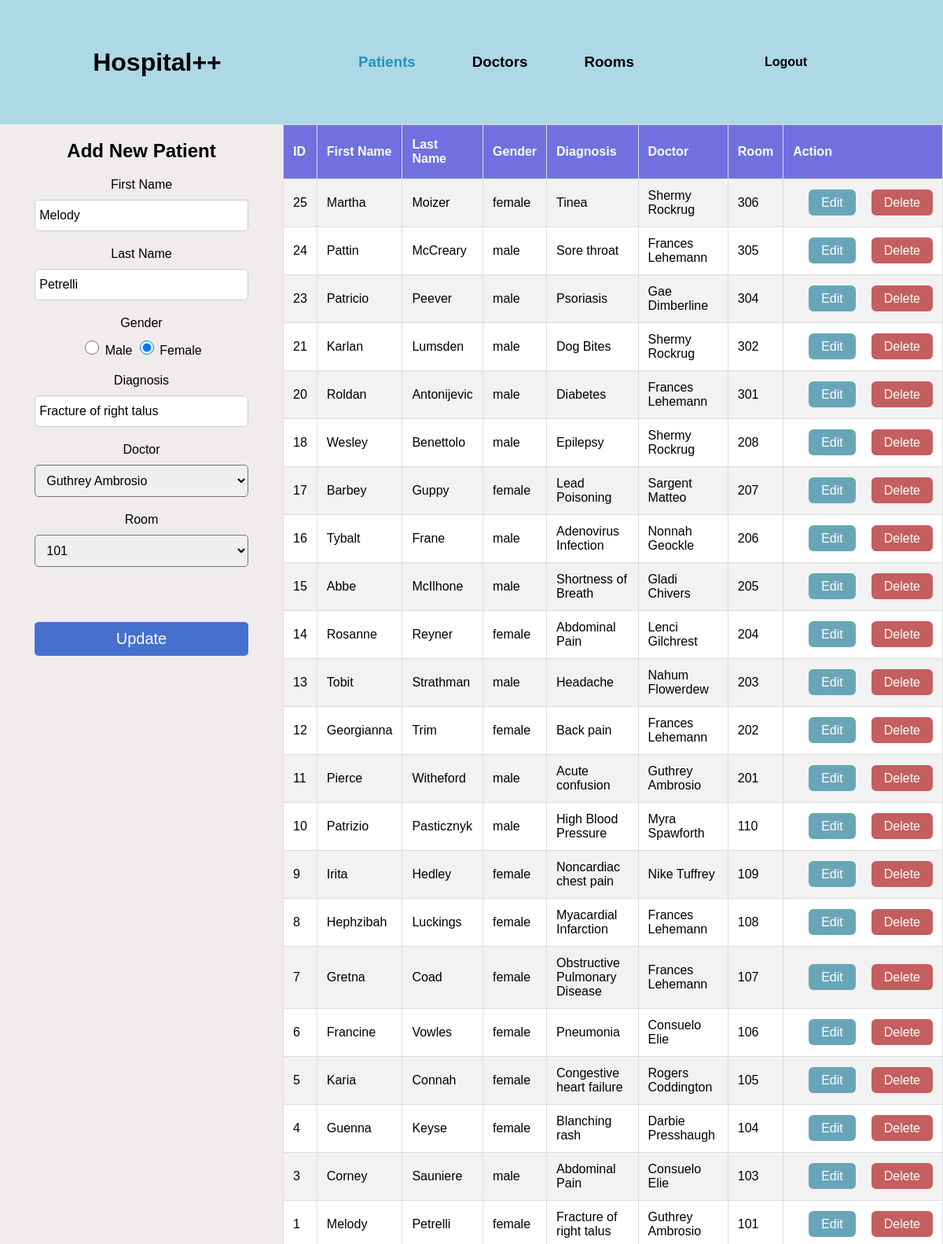
The page /HospitalSystem/patients.php?edit=1 (signed in) on the database its author committed.
### tables this page shows
CREATE TABLE `patient` (
  `id` int(11) NOT NULL,
  `first_name` varchar(40) NOT NULL,
  `last_name` varchar(40) NOT NULL,
  `gender` varchar(6) NOT NULL,
  `diagnosis` varchar(40) NOT NULL
);

CREATE TABLE `room_patient` (
  `room_number` int(11) NOT NULL,
  `patient_id` int(11) NOT NULL
);

CREATE TABLE `doctor` (
  `id` int(11) NOT NULL,
  `first_name` varchar(40) NOT NULL,
  `last_name` varchar(40) NOT NULL
);

CREATE TABLE `room` (
  `number` int(11) NOT NULL,
  `availability` varchar(3) NOT NULL
);

### HospitalSystem/patients.php (the view, shortened to what this page needs)
<?php
  if (isset($_SESSION['user_id'])) {
    $fname = "";
    $lname = "";
    $diagnosis = "";
    $doctor = "";
    $room = "";
    $gender = "male";
    $update = false;
    $con = mysqli_connect("localhost", "root", "", "hospital_database");
    if (isset($_GET["edit"])){
      $id = $_GET["edit"];
      $update = true;
      $sql = "SELECT * FROM patient WHERE id = $id";
      $result = mysqli_query($con, $sql);
        $row = $result->fetch_array();
        $id = $row["id"];
        $fname = $row["first_name"];
        $lname = $row["last_name"];
        $gender = $row["gender"];
        $diagnosis = $row["diagnosis"];
      $sql = "SELECT room_number FROM room_patient WHERE patient_id = $id";
      $result = mysqli_query($con, $sql);
      $row = $result->fetch_array();
      $room = $row[0];
      $sql = "SELECT doctor_id FROM doctor_patient WHERE patient_id = $id";
      $result = mysqli_query($con, $sql);
      $row = $result->fetch_array();
      $doctor = $row[0];
    }
  } else {
      header("Location: login.php");
  }
?>
<html>
  <head>
    <link rel="stylesheet" type="text/css" href="css/main.css">
  </head>
  <body>
    <div class="header-menu">
      <div class="brand">
        <h1><a href="dashboard.php">Hospital++</a></h1>
      </div>
      <div class="options">
        <h3><a href="patients.php"><span class="current">Patients</span></a></h3>
        <h3><a href="doctors.php">Doctors</a></h3>
        <h3><a href="rooms.php">Rooms</a></h3>
      </div>
      <div class="logout">
        <h4><a href="logout.php">Logout</a></h4>
      </div>
    </div>
    <div class="main-content">
      <div class="bg-image-patients bg-image"></div>
      <div class="content">
        <div class="form">
          <h2>Add New Patient</h2>
          <form action="process_patient.php" method="POST">
            <label>First Name</label>
            <input type="text" placeholder="First Name" name="fname" value="<?php print $fname ?>"><br>
            <label>Last Name</label>
            <input type="text" placeholder="Last Name" name="lname" value="<?php print $lname ?>"><br>
            <label>Gender</label><br>
            <div class="radio-group">
              <?php
                if ($gender == "male"){
                  print "<input type='radio' name='gender' value='male' checked>
                  <label>Male</label>
                  <input type='radio' name='gender' value='female'>
                  <label>Female</label>";
                }else{
                  print "<input type='radio' name='gender' value='male'>
                  <label>Male</label>
                  <input type='radio' name='gender' value='female' checked>
                  <label>Female</label>";
                }
              ?>
              <br>
            </div>
            <label>Diagnosis</label>
            <input type="text" placeholder="Diagnosis" name="diagnosis" value="<?php print $diagnosis ?>"><br>
            <label>Doctor</label><br>
            <select name="doctor">
               <?php
                $con = mysqli_connect("localhost", "root", "", "hospital_database");
                $sql = "SELECT * FROM doctor ORDER BY id DESC";
                $result = mysqli_query($con, $sql);
                while ($row = mysqli_fetch_array($result)){
                  if ($update == true && $row['id'] == $doctor){
                    print "<option value='".$row['id']."' selected>".$row['first_name']." ".$row['last_name']."</option>";
                  }else{
                    print "<option value='".$row['id']."'>".$row['first_name']." ".$row['last_name']."</option>";
                  }
                }
              ?>
            </select>
            <br>
            <label>Room</label><br>
            <select name="room">
               <?php
                if ($update == true){
                  print "<option value='$room' selected>".$room."</option>";
                }
              ?>
            </select>
            <?php
              if ($update == false){
                print "<input type='submit' value='Save' name='save'>";
              }else{
                print "<input type='submit' value='Update' name='update'>";
              }
            ?>
          </form>
        </div>
        <div class="data">
          <table>
            <tr>
              <th>ID</th>
              <th>First Name</th>
              <th>Last Name</th>
              <th>Gender</th>
              <th>Diagnosis</th>
              <th>Doctor</th>
              <th>Room</th>
              <th>Action</th>
            </tr>
            <?php
              $con = mysqli_connect("localhost", "root", "", "hospital_database");
              $sql = "SELECT * FROM patient ORDER BY id DESC";
              $result = mysqli_query($con, $sql);
              $patients = array();
              while($row = $result->fetch_assoc()){
                $patients[] = $row;
              }
              for ($i = 0; $i < count($patients); $i++){
                $sql = "SELECT first_name, last_name
                        FROM doctor, doctor_patient
                        WHERE doctor.id = doctor_patient.doctor_id
                        AND doctor_patient.patient_id =".$patients[$i]['id'];
                $result = mysqli_query($con, $sql);
                $row = mysqli_fetch_row($result);
                $doctor = $row[0]." ".$row[1];
                $sql = "SELECT number
                        FROM room, room_patient
                        WHERE room.number = room_patient.room_number
                        AND room_patient.patient_id =".$patients[$i]['id'];
                $result = mysqli_query($con, $sql);
                $row = mysqli_fetch_row($result);
                $room = $row[0];
                print "<tr>";
                print "<td>".$patients[$i]["id"]."</td>";
                print "<td>".$patients[$i]["first_name"]."</td>";
                print "<td>".$patients[$i]["last_name"]."</td>";
                print "<td>".$patients[$i]["gender"]."</td>";
                print "<td>".$patients[$i]["diagnosis"]."</td>";
                print "<td>".$doctor."</td>";
                print "<td>".$room."</td>";
                print "<td><a class='edit_btn' href='patients.php?edit=".$patients[$i]["id"]."'>Edit</a>";
                print "<a class='delete_btn' href='process_patient.php?delete=".$patients[$i]["id"]."'>Delete</a>";
                print "</td>";
                print "</tr>";
              }
            ?>
          </table>
        </div>
      </div>
    </div>
  </body>
</html>

### HospitalSystem/css/main.css (style rules this page uses)
html, body { height: 100%; margin: 0; font-family: "Trebuchet MS", Arial, Helvetica, sans-serif; }
a { text-decoration: none; color: black; }
.header-menu { height: 10%; background-color: lightblue; display: flex; justify-content: space-around; align-items: center; }
.brand { width: 30%; text-align: center; }
.options { width: 30%; display: flex; justify-content: space-between; }
.options h3 { margin: 10%; }
.current { color: rgb(37, 147, 184); }
.logout { width: 30%; text-align: center; }
.main-content { height: 90%; position: relative; }
.bg-image, .boxes, .content { width: 100%; height: 100%; position: absolute; top: 0; left: 0; }
.bg-image { background-position: center; background-size: cover; filter: blur(8px); -webkit-filter: blur(8px); }
.content { z-index: 2; display: flex; justify-content: stretch; }
.form { background-color: rgb(240, 236, 236); width: 30%; text-align: center; }
.form input[type="text"] { background-color: rgb(255, 255, 255); border: 1px solid #ccc; border-radius: 5px; color: black; width: 90%; padding: 10px 5px 10px 5px; box-sizing: border-box; margin: 10px 0 20px 0; font-size: 16px; }
.form input[type="submit"] { background-color: rgb(69, 112, 206); color: white; width: 90%; padding: 10px; border: 0; border-radius: 5px; margin: 50px 0 100px 0; font-size: 20px; }
.form input[type="radio"] { height: 18px; width: 18px; cursor: pointer; }
::placeholder { color: darkgrey; }
.radio-group { margin: 10px 0 20px 0; }
select { width: 90%; font-size: 16px; padding: 10px; border-radius: 5px; margin: 10px 0 20px 0; }
.data { background-color: rgb(255, 255, 255); width: 70%; overflow: scroll; }
.content form { display: inline-block; }
table { width: 100%; text-align: center; border: 1px solid black; border-collapse: collapse; }
td, th { border: 1px solid #ddd; padding: 12px; text-align: left; }
th { padding-top: 16px; padding-bottom: 16px; background-color: rgb(112, 112, 224); color: white; }
tr:nth-child(even) { background-color: #f2f2f2; }
.edit_btn { background-color: rgb(105, 165, 185); border-radius: 6px; color: white; padding: 8px 16px; margin: 0 20px; }
.delete_btn { background-color: rgb(197, 94, 94); border-radius: 6px; color: white; padding: 8px 16px; }

### rows shown on the page
patient: fname "Melody", lname "Petrelli", diagnosis "Fracture of right talus", id "1", first_name "Melody", last_name "Petrelli", gender "female", doctor.first_name+last_name "Guthrey Ambrosio", room.number "101"
room_patient: room "101"
patient: id "25", first_name "Martha", last_name "Moizer", gender "female", diagnosis "Tinea", doctor.first_name+last_name "Shermy Rockrug", room.number "306"
patient: id "24", first_name "Pattin", last_name "McCreary", gender "male", diagnosis "Sore throat", doctor.first_name+last_name "Frances Lehemann", room.number "305"
patient: id "23", first_name "Patricio", last_name "Peever", gender "male", diagnosis "Psoriasis", doctor.first_name+last_name "Gae Dimberline", room.number "304"
patient: id "21", first_name "Karlan", last_name "Lumsden", gender "male", diagnosis "Dog Bites", doctor.first_name+last_name "Shermy Rockrug", room.number "302"
patient: id "20", first_name "Roldan", last_name "Antonijevic", gender "male", diagnosis "Diabetes", doctor.first_name+last_name "Frances Lehemann", room.number "301"
patient: id "18", first_name "Wesley", last_name "Benettolo", gender "male", diagnosis "Epilepsy", doctor.first_name+last_name "Shermy Rockrug", room.number "208"
patient: id "17", first_name "Barbey", last_name "Guppy", gender "female", diagnosis "Lead Poisoning", doctor.first_name+last_name "Sargent Matteo", room.number "207"
patient: id "16", first_name "Tybalt", last_name "Frane", gender "male", diagnosis "Adenovirus Infection", doctor.first_name+last_name "Nonnah Geockle", room.number "206"
patient: id "15", first_name "Abbe", last_name "McIlhone", gender "male", diagnosis "Shortness of Breath", doctor.first_name+last_name "Gladi Chivers", room.number "205"
patient: id "14", first_name "Rosanne", last_name "Reyner", gender "female", diagnosis "Abdominal Pain", doctor.first_name+last_name "Lenci Gilchrest", room.number "204"
patient: id "13", first_name "Tobit", last_name "Strathman", gender "male", diagnosis "Headache", doctor.first_name+last_name "Nahum Flowerdew", room.number "203"
patient: id "12", first_name "Georgianna", last_name "Trim", gender "female", diagnosis "Back pain", doctor.first_name+last_name "Frances Lehemann", room.number "202"
patient: id "11", first_name "Pierce", last_name "Witheford", gender "male", diagnosis "Acute confusion", doctor.first_name+last_name "Guthrey Ambrosio", room.number "201"
patient: id "10", first_name "Patrizio", last_name "Pasticznyk", gender "male", diagnosis "High Blood Pressure", doctor.first_name+last_name "Myra Spawforth", room.number "110"
patient: id "9", first_name "Irita", last_name "Hedley", gender "female", diagnosis "Noncardiac chest pain", doctor.first_name+last_name "Nike Tuffrey", room.number "109"
patient: id "8", first_name "Hephzibah", last_name "Luckings", gender "female", diagnosis "Myacardial Infarction", doctor.first_name+last_name "Frances Lehemann", room.number "108"
patient: id "7", first_name "Gretna", last_name "Coad", gender "female", diagnosis "Obstructive Pulmonary Disease", doctor.first_name+last_name "Frances Lehemann", room.number "107"
patient: id "6", first_name "Francine", last_name "Vowles", gender "female", diagnosis "Pneumonia", doctor.first_name+last_name "Consuelo Elie", room.number "106"
patient: id "5", first_name "Karia", last_name "Connah", gender "female", diagnosis "Congestive heart failure", doctor.first_name+last_name "Rogers Coddington", room.number "105"
patient: id "4", first_name "Guenna", last_name "Keyse", gender "female", diagnosis "Blanching rash", doctor.first_name+last_name "Darbie Presshaugh", room.number "104"
patient: id "3", first_name "Corney", last_name "Sauniere", gender "male", diagnosis "Abdominal Pain", doctor.first_name+last_name "Consuelo Elie", room.number "103"

### other values the page prints
form field doctor "Guthrey Ambrosio"
